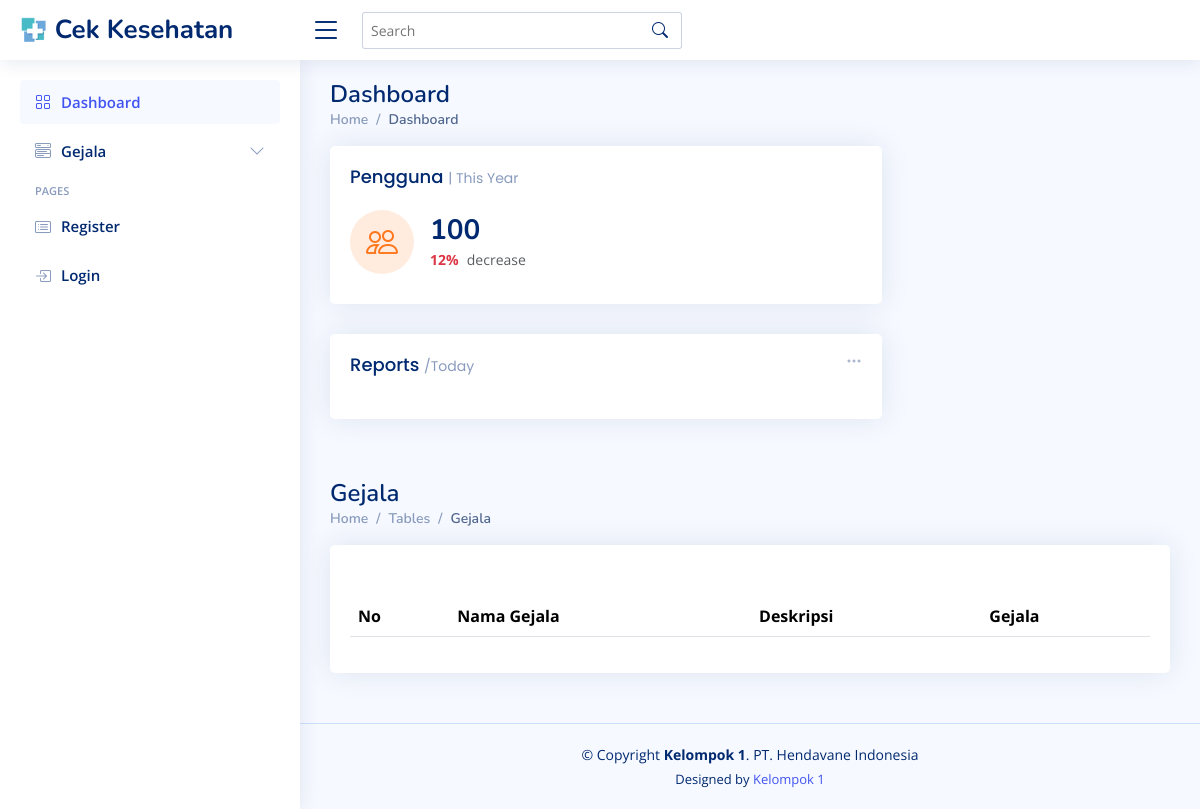
Before: / with the older database file.
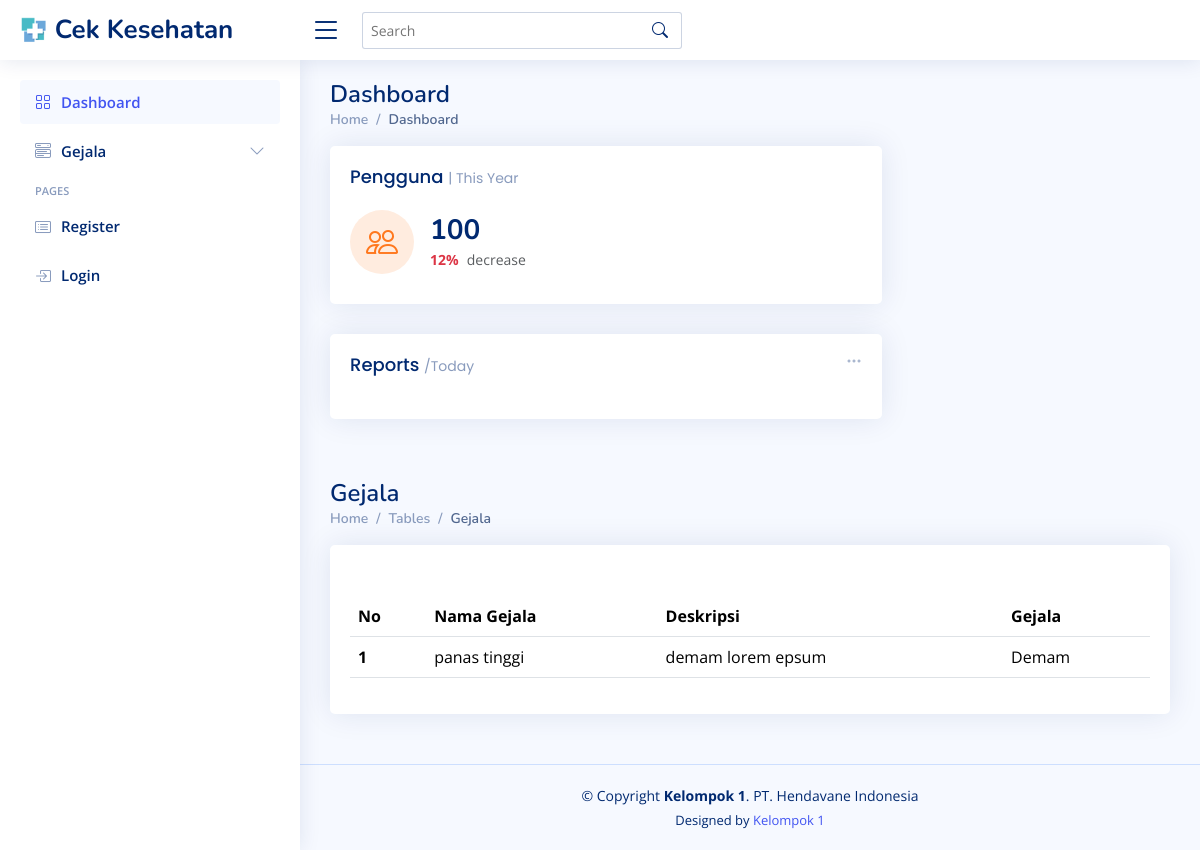
After: the same page with the newer database file.
### tables this page shows
CREATE TABLE `pertanyaan` (
  `id` int(11) NOT NULL,
  `gejala` varchar(45) DEFAULT NULL,
  `keluhan` varchar(45) DEFAULT NULL,
  `deskripsi` varchar(255) DEFAULT NULL,
  `user_id` int(11) NOT NULL,
  `kategori_id` int(11) NOT NULL,
  `jawaban` varchar(225) DEFAULT NULL
);

CREATE TABLE `kategori` (
  `id` int(11) NOT NULL,
  `nama_kategori` varchar(45) DEFAULT NULL
);

### models/Gejala.php (called while the page is built)
<?php
class Gejala{
    private $koneksi;
    public function __construct(){
        global $dbh;
        $this->koneksi = $dbh;
    }
    public function dataGejala(){
    $sql = "SELECT
    pertanyaan.id,
    pertanyaan.gejala,
    pertanyaan.keluhan,
    pertanyaan.deskripsi,
    user.nama AS nama_user,
    kategori.nama_kategori AS nama_kategori
FROM
    pertanyaan
INNER JOIN user ON pertanyaan.user_id = user.id
INNER JOIN kategori ON pertanyaan.kategori_id = kategori.id;";
    $ps = $this->koneksi->prepare($sql);
    $ps->execute();
    $rs = $ps->fetchAll();
    return $rs;
}
}
?>

### index.php (the view, shortened to what the changed rows need)
<?php
include_once 'index.php';
include_once 'models/Gejala.php';
$model = new Gejala();
$data_gejala = $model->dataGejala();
?>
<!DOCTYPE html>
<html lang="en">
<head>
  <link href="admin/assets/vendor/bootstrap/css/bootstrap.min.css" rel="stylesheet">
  <link href="admin/assets/vendor/bootstrap-icons/bootstrap-icons.css" rel="stylesheet">
  <link href="admin/assets/vendor/boxicons/css/boxicons.min.css" rel="stylesheet">
  <link href="admin/assets/vendor/quill/quill.snow.css" rel="stylesheet">
  <link href="admin/assets/vendor/quill/quill.bubble.css" rel="stylesheet">
  <link href="admin/assets/vendor/remixicon/remixicon.css" rel="stylesheet">
  <link href="admin/assets/vendor/simple-datatables/style.css" rel="stylesheet">
  <link href="admin/assets/css/style.css" rel="stylesheet">
</head>
<body>
  <main id="main" class="main">
    <div class="pagetitle">
      <h1>Dashboard</h1>
    </div>
    <div class="pagetitle">
      <h1>Gejala</h1>
    </div>
    <section class="section">
      <div class="row">
        <div class="col-lg-12">
          <div class="card">
            <div class="card-body">
              <table class="table datatable">
                <thead>
                  <tr>
                    <th scope="col">No</th>
                    <th scope="col">Nama Gejala</th>
                    <th scope="col">Deskripsi</th>
                    <th scope="col">Gejala</th>
                  </tr>
                </thead>
                <tbody>
                  <?php
                  $no = 1;
                  foreach ($data_gejala as $gejala) {
                  ?>
                    <tr>
                      <th scope="row"><?= $no ?></th>
                      <td><?= $gejala['gejala'] ?></td>
                      <td><?= $gejala['deskripsi'] ?></td>
                      <td><?= $gejala['nama_kategori'] ?></td>
                    </tr>
                  <?php
                    $no++;
                  }
                  ?>
                </tbody>
              </table>
            </div>
          </div>
        </div>
      </div>
    </section>
  </main>
</body>
</html>

Changed rows visible on the page:
added pertanyaan: gejala "panas tinggi", deskripsi "demam lorem epsum", kategori.nama_kategori "Demam"
